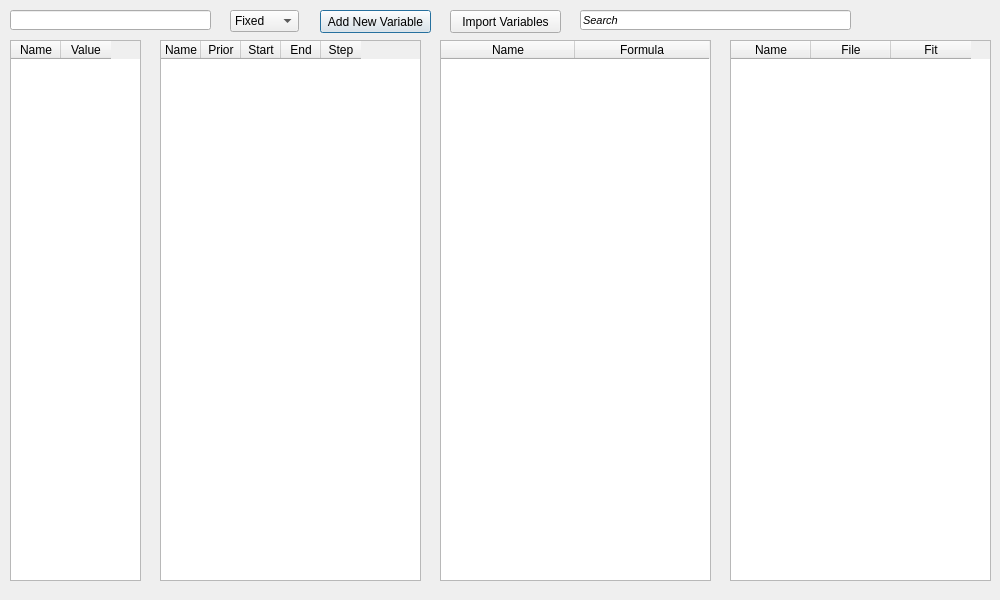
<?xml version="1.0" encoding="UTF-8"?>
<ui version="4.0">
 <class>Variablemonitor</class>
 <widget class="QDialog" name="Variablemonitor">
  <property name="geometry">
   <rect>
    <x>0</x>
    <y>0</y>
    <width>1000</width>
    <height>600</height>
   </rect>
  </property>
  <property name="minimumSize">
   <size>
    <width>1000</width>
    <height>300</height>
   </size>
  </property>
  <property name="windowTitle">
   <string>Variable Monitor</string>
  </property>
  <widget class="QTableWidget" name="List_scan">
   <property name="geometry">
    <rect>
     <x>160</x>
     <y>40</y>
     <width>261</width>
     <height>541</height>
    </rect>
   </property>
   <property name="sortingEnabled">
    <bool>true</bool>
   </property>
   <attribute name="horizontalHeaderDefaultSectionSize">
    <number>40</number>
   </attribute>
   <attribute name="verticalHeaderVisible">
    <bool>false</bool>
   </attribute>
   <attribute name="verticalHeaderCascadingSectionResizes">
    <bool>true</bool>
   </attribute>
   <column>
    <property name="text">
     <string>Name</string>
    </property>
   </column>
   <column>
    <property name="text">
     <string>Prior</string>
    </property>
   </column>
   <column>
    <property name="text">
     <string>Start</string>
    </property>
   </column>
   <column>
    <property name="text">
     <string>End</string>
    </property>
   </column>
   <column>
    <property name="text">
     <string>Step</string>
    </property>
   </column>
  </widget>
  <widget class="QTableWidget" name="List_calculate">
   <property name="geometry">
    <rect>
     <x>440</x>
     <y>40</y>
     <width>271</width>
     <height>541</height>
    </rect>
   </property>
   <property name="sortingEnabled">
    <bool>true</bool>
   </property>
   <attribute name="horizontalHeaderDefaultSectionSize">
    <number>134</number>
   </attribute>
   <attribute name="verticalHeaderVisible">
    <bool>false</bool>
   </attribute>
   <attribute name="verticalHeaderCascadingSectionResizes">
    <bool>true</bool>
   </attribute>
   <column>
    <property name="text">
     <string>Name</string>
    </property>
   </column>
   <column>
    <property name="text">
     <string>Formula</string>
    </property>
   </column>
  </widget>
  <widget class="QTableWidget" name="List_calibrate">
   <property name="geometry">
    <rect>
     <x>730</x>
     <y>40</y>
     <width>261</width>
     <height>541</height>
    </rect>
   </property>
   <property name="sortingEnabled">
    <bool>true</bool>
   </property>
   <property name="columnCount">
    <number>3</number>
   </property>
   <attribute name="horizontalHeaderDefaultSectionSize">
    <number>80</number>
   </attribute>
   <attribute name="verticalHeaderVisible">
    <bool>false</bool>
   </attribute>
   <attribute name="verticalHeaderCascadingSectionResizes">
    <bool>true</bool>
   </attribute>
   <column>
    <property name="text">
     <string>Name</string>
    </property>
   </column>
   <column>
    <property name="text">
     <string>File</string>
    </property>
   </column>
   <column>
    <property name="text">
     <string>Fit</string>
    </property>
   </column>
  </widget>
  <widget class="QLineEdit" name="Vari_name">
   <property name="geometry">
    <rect>
     <x>10</x>
     <y>10</y>
     <width>201</width>
     <height>20</height>
    </rect>
   </property>
  </widget>
  <widget class="QPushButton" name="Vari_add">
   <property name="geometry">
    <rect>
     <x>320</x>
     <y>10</y>
     <width>111</width>
     <height>23</height>
    </rect>
   </property>
   <property name="text">
    <string>Add New Variable</string>
   </property>
  </widget>
  <widget class="QComboBox" name="Vari_type">
   <property name="geometry">
    <rect>
     <x>230</x>
     <y>10</y>
     <width>69</width>
     <height>22</height>
    </rect>
   </property>
   <item>
    <property name="text">
     <string>Fixed</string>
    </property>
   </item>
   <item>
    <property name="text">
     <string>Scan</string>
    </property>
   </item>
   <item>
    <property name="text">
     <string>Calculated</string>
    </property>
   </item>
   <item>
    <property name="text">
     <string>Data File</string>
    </property>
   </item>
  </widget>
  <widget class="QTableWidget" name="List_fix">
   <property name="geometry">
    <rect>
     <x>10</x>
     <y>40</y>
     <width>131</width>
     <height>541</height>
    </rect>
   </property>
   <property name="sortingEnabled">
    <bool>true</bool>
   </property>
   <attribute name="horizontalHeaderDefaultSectionSize">
    <number>50</number>
   </attribute>
   <attribute name="verticalHeaderVisible">
    <bool>false</bool>
   </attribute>
   <column>
    <property name="text">
     <string>Name</string>
    </property>
   </column>
   <column>
    <property name="text">
     <string>Value</string>
    </property>
   </column>
  </widget>
  <widget class="QPushButton" name="Import">
   <property name="geometry">
    <rect>
     <x>450</x>
     <y>10</y>
     <width>111</width>
     <height>23</height>
    </rect>
   </property>
   <property name="text">
    <string>Import Variables</string>
   </property>
  </widget>
  <widget class="QLineEdit" name="Search">
   <property name="geometry">
    <rect>
     <x>580</x>
     <y>10</y>
     <width>271</width>
     <height>20</height>
    </rect>
   </property>
   <property name="font">
    <font>
     <pointsize>8</pointsize>
     <italic>true</italic>
    </font>
   </property>
   <property name="text">
    <string>Search</string>
   </property>
  </widget>
 </widget>
 <resources/>
 <connections/>
</ui>
